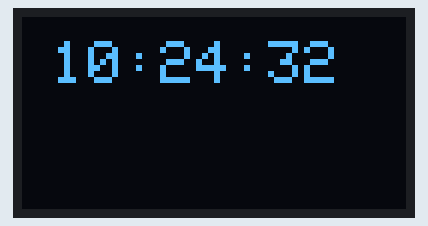
Simulated run of this sketch. Board: ESP32. On the bench: 128×64 one-colour display. WiFi joins after 1.5 s; servers stay silent unless stated; network time is answered at once with the bench clock; the local clock reads 2024-03-15 10:24:30 at power-on unless the sketch sets it.

Above: at 2.1 s.
At 6.2 s:
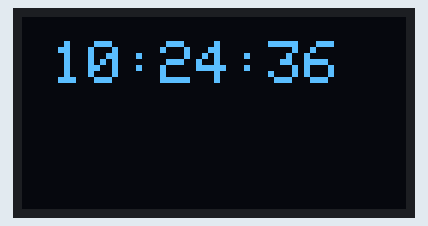
At 10.3 s:
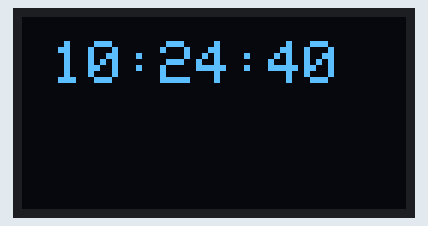
At 19.6 s:
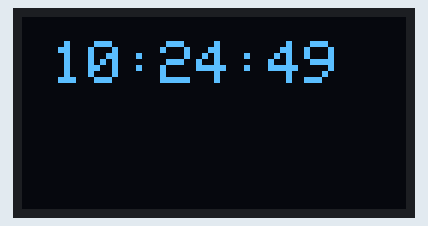
At 28.8 s:
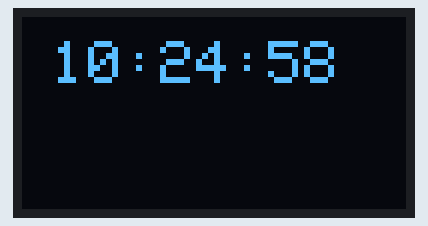
At 38.0 s:
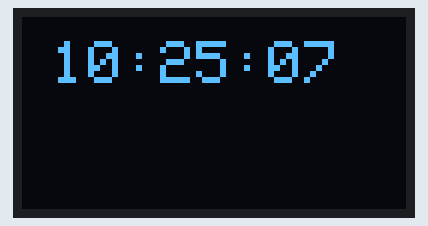

Measured:
- what the display in image 0 shows lasts 1.0 s, from 2.1 s to 3.1 s

The sketch:

relogio.ino
```cpp
#include <NTPClient.h>
#include <WiFi.h>
#include <Adafruit_SSD1306.h>

const char* ssid = "NOME_DA_REDE";                  // Nome da rede Wi-Fi
const char* password = "SENHA_DA_REDE";     // Senha da rede Wi-Fi

#define OLED_LARGURA 128 // Número de Pixels do display OLED (Largura)
#define OLED_ALTURA 64 // Número de Pixels do display OLED (Altura)
#define OLED_RESET     4 // Reset pin # (or -1 if sharing Arduino reset pin)

Adafruit_SSD1306 display(OLED_LARGURA, OLED_ALTURA, &Wire, OLED_RESET);

WiFiUDP udp;
NTPClient ntp(udp, "a.st1.ntp.br", -3 * 3600, 60000);
String hora;

void setup()  {
  WiFi.begin(ssid, password);
  delay(2000);
  ntp.begin();              
  ntp.forceUpdate();

  display.begin(SSD1306_SWITCHCAPVCC, 0x3C);
  display.clearDisplay();
}

void loop() {
  hora = ntp.getFormattedTime();

  display.setTextSize(2);         // Tamanho da fonte
  display.setTextColor(WHITE);    // Cor da fonte
  display.setCursor(10,8);        // Local de início do texto
  display.println(hora);          // Variável a ser imprimida
  display.display();
  delay(1000);
  display.clearDisplay();         // Limpa p display
}
```
